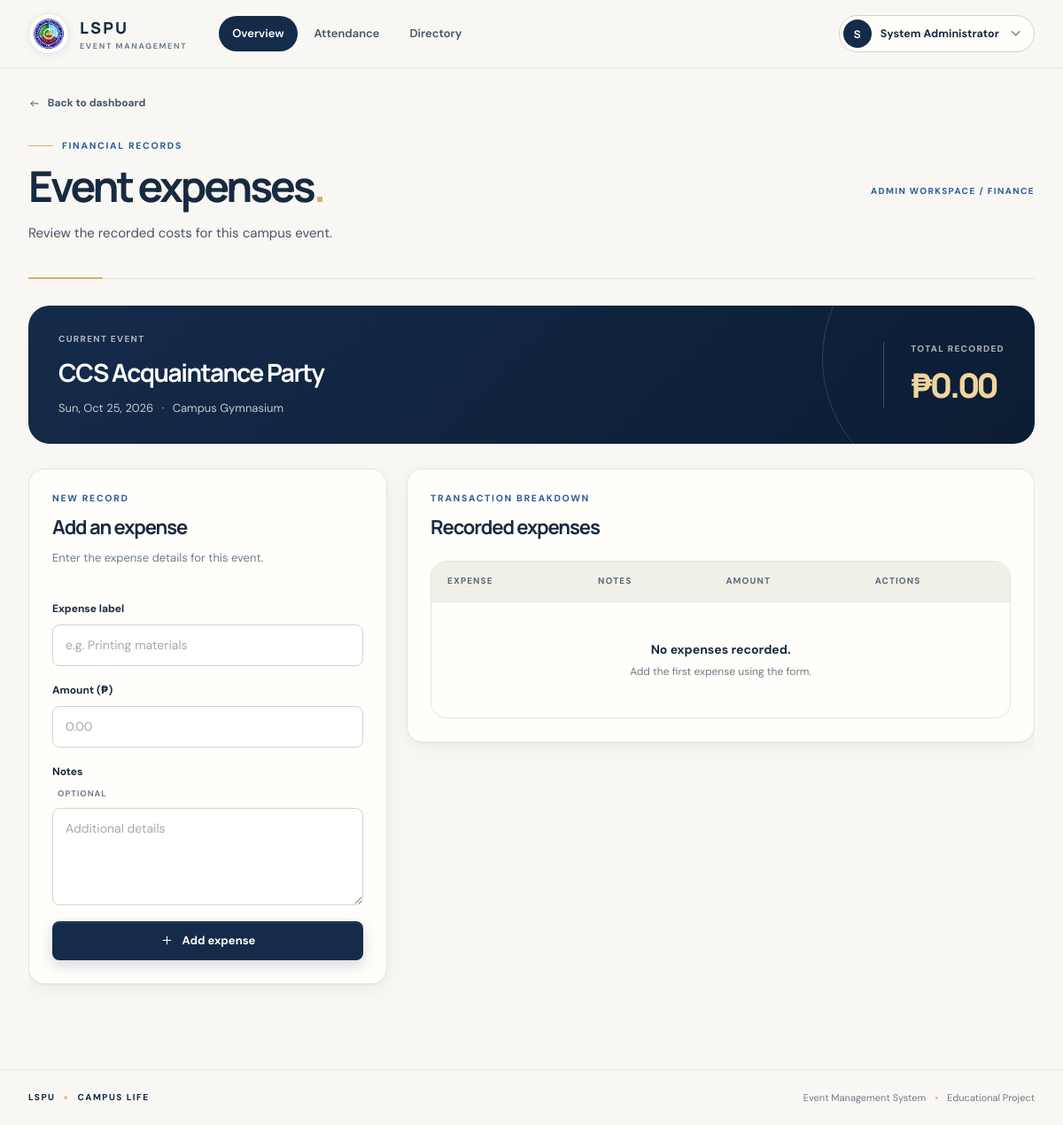
Page /admin/events/1/expenses (signed in) on the committed database.
### Event-Registration-System-main/app.py (models this page shows, shortened)
class User(UserMixin, db.Model):
    id = db.Column(db.Integer, primary_key=True)
    name = db.Column(db.String(120), nullable=False)
    email = db.Column(db.String(160), unique=True, nullable=False, index=True)
    password_hash = db.Column(db.String(255), nullable=False)
    role = db.Column(db.String(20), nullable=False)
    student_number = db.Column(db.String(40), unique=True)
    year_level = db.Column(db.String(30))
    section = db.Column(db.String(2), index=True)
    program = db.Column(db.String(20))
    handled_sections = db.Column(db.String(300))
    otp_code = db.Column(db.String(6))
    otp_expires_at = db.Column(db.DateTime)
    otp_attempts = db.Column(db.Integer, nullable=False, default=0)

class Event(db.Model):
    id = db.Column(db.Integer, primary_key=True)
    title = db.Column(db.String(160), nullable=False)
    description = db.Column(db.Text, default="")
    event_date = db.Column(db.Date, nullable=False)
    start_time = db.Column(db.Time, nullable=False)
    end_time = db.Column(db.Time, nullable=False)
    venue = db.Column(db.String(160), nullable=False)
    program = db.Column(db.String(40), nullable=False, default="BSCS")
    capacity = db.Column(db.Integer, nullable=False, default=100)
    lunch_start = db.Column(db.Time)
    lunch_end = db.Column(db.Time)
    archived = db.Column(db.Boolean, default=False, nullable=False)
    featured = db.Column(db.Boolean, default=False, nullable=False)
    image_filename = db.Column(db.String(255))
    @property
    def total_expenses(self): return sum(x.amount for x in self.expenses)

### Event-Registration-System-main/app.py (the view, shortened to what this page needs)
@app.route("/admin/events/<int:eid>/expenses",methods=["GET","POST"])
@role_required("admin")
def expenses(eid):
    e=db.session.get(Event,eid) or abort(404)
    return render_template("expenses.html",event=e)

### Event-Registration-System-main/app.py (called while the page is built)
@login.user_loader
def load_user(uid): return db.session.get(User, int(uid))

def role_required(*roles):
    def deco(fn):
        @wraps(fn)
        @login_required
        def wrapper(*a, **kw):
            if current_user.role not in roles: abort(403)
            return fn(*a, **kw)
        return wrapper
    return deco

### Event-Registration-System-main/templates/expenses.html (shortened to what this page needs)
{% extends "base.html" %}
{% import "_ui.html" as ui with context %}
{% block content %}
<a class="crumb" href="{{ url_for('admin_home') }}">{{ ui.ico('arrow-l') }} Back to dashboard</a>
<section class="page-heading compact-heading" style="padding-top:26px"><div><p class="eyebrow"><span class="eyebrow-line"></span> FINANCIAL RECORDS</p><h1>Event expenses<span>.</span></h1><p class="heading-description">Review the recorded costs for this campus event.</p></div><span class="aside-index">ADMIN WORKSPACE / FINANCE</span></section>
<section class="expense-event-banner on-dark"><div><span class="summary-label">CURRENT EVENT</span><h2>{{ event.title }}</h2><p>{{ ui.d(event.event_date) }} <span>·</span> {{ event.venue }}</p></div><div class="expense-total"><span class="summary-label">TOTAL RECORDED</span><strong>{{ ui.peso(event.total_expenses) }}</strong></div></section>
<div class="two expense-layout">
<form class="box form-stack" method="post" data-lock>{{ ui.csrf() }}<div class="box-heading"><p class="section-overline">NEW RECORD</p><h2>Add an expense</h2><p>Enter the expense details for this event.</p></div><label>Expense label<input name="label" required placeholder="e.g. Printing materials"></label><label>Amount (₱)<input name="amount" type="number" step="0.01" min="0" required placeholder="0.00" inputmode="decimal"></label><label>Notes <span class="label-optional">OPTIONAL</span><textarea name="notes" rows="3" placeholder="Additional details"></textarea></label><button class="btn btn-primary" type="submit" data-busy="Adding">{{ ui.ico('plus') }} Add expense</button></form>
<section class="box"><div class="box-heading"><p class="section-overline">TRANSACTION BREAKDOWN</p><h2>Recorded expenses</h2></div><div class="tablebox" style="box-shadow:none"><table class="t-stack"><thead><tr><th>Expense</th><th>Notes</th><th>Amount</th><th>Actions</th></tr></thead><tbody>{% for x in event.expenses %}<tr><td data-label="Expense"><strong>{{ x.label }}</strong></td><td data-label="Notes">{{ x.notes or '—' }}</td><td data-label="Amount" class="money-cell">{{ ui.peso(x.amount) }}</td><td data-label="Actions"><div class="row-actions"><a class="btn btn-light btn-sm" href="{{ url_for('expense_edit', xid=x.id) }}">{{ ui.ico('edit') }} Edit</a><form method="post" action="{{ url_for('expense_delete', xid=x.id) }}" data-confirm="This expense record will be permanently removed." data-confirm-title="Delete this expense?" data-confirm-ok="Delete expense">{{ ui.csrf() }}<button class="btn btn-danger btn-sm" type="submit">Delete</button></form></div></td></tr>{% else %}<tr><td colspan="4" class="no-label"><div class="table-empty"><strong>No expenses recorded.</strong><span>Add the first expense using the form.</span></div></td></tr>{% endfor %}</tbody></table></div></section></div>
{% endblock %}

### Event-Registration-System-main/templates/base.html (shortened to what this page needs)
{% import "_ui.html" as ui with context %}
<!doctype html>
<html lang="en">
<head>
    <link rel="stylesheet" href="{{ url_for('static', filename='style.css') }}">
</head>
<body>
    {% set homes = {'admin': 'admin_home', 'professor': 'professor_home', 'student': 'student_home'} %}
    {% set authed = current_user.is_authenticated %}
    {% set ep = request.endpoint %}
    <header class="site-header">
        <div class="header-inner">
            <a class="brand" href="{{ url_for(homes[current_user.role]) if authed else url_for('landing') }}" aria-label="LSPU Event Management System home">
                <span class="brand-mark"><img src="{{ url_for('static', filename='lspu-logo.png') }}" alt="LSPU logo" class="school-logo"></span>
                <span class="brand-copy"><strong>LSPU</strong><small>EVENT MANAGEMENT</small></span>
            </a>
            {% if authed %}
            <nav class="main-nav" aria-label="Main">
                {% if current_user.role == 'admin' %}
                    <a href="{{ url_for('admin_home') }}" {% if ep in ('admin_home','event_new','event_edit','expenses','expense_edit','event_registrations') %}aria-current="page"{% endif %}>Overview</a>
                    <a href="{{ url_for('attendance_dashboard') }}" {% if ep == 'attendance_dashboard' %}aria-current="page"{% endif %}>Attendance</a>
                    <a href="{{ url_for('admin_directory') }}" {% if ep == 'admin_directory' %}aria-current="page"{% endif %}>Directory</a>
                {% elif current_user.role == 'professor' %}
                    <a href="{{ url_for('professor_home') }}" {% if ep == 'professor_home' %}aria-current="page"{% endif %}>Roster</a>
                    <a href="{{ url_for('attendance_dashboard') }}" {% if ep == 'attendance_dashboard' %}aria-current="page"{% endif %}>Attendance</a>
                {% else %}
                    <a href="{{ url_for('student_home') }}" {% if ep in ('student_home','event_detail','receipt') %}aria-current="page"{% endif %}>Events</a>
                {% endif %}
            </nav>
            {% endif %}
            <div class="header-right">
                {% if authed %}
                <details class="user-menu">
                    <summary aria-label="Account menu"><span class="user-avatar" aria-hidden="true">{{ current_user.name[:1]|upper }}</span><span class="user-name">{{ current_user.name }}</span>{{ ui.ico('chev', 'chev') }}</summary>
                </details>
                {% else %}
                <span class="header-context">STA. CRUZ · CAMPUS EVENTS</span>
                <a class="header-home" href="{{ url_for('landing') }}">Home {{ ui.ico('arrow-ur') }}</a>
                {% endif %}
            </div>
        </div>
    </header>
    <main class="page-shell" id="main-content">
        {% block content %}{% endblock %}
    </main>
    <footer class="site-footer"><span class="footer-brand">LSPU <i>×</i> CAMPUS LIFE</span><span>Event Management System <span class="footer-dot">•</span> Educational Project</span></footer>
</body>
</html>

### Event-Registration-System-main/templates/_ui.html (shortened to what this page needs)
{% macro d(v) -%}{{ v.strftime('%a, %b') }} {{ v.day }}, {{ v.year }}{%- endmacro %}
{% macro peso(v) -%}₱{{ "{:,.2f}".format(v) }}{%- endmacro %}

### rows in the picture
User: name "S", name "System Administrator"
Event: title "CCS Acquaintance Party", strftime "Sun, Oct", day "25", year "2026", venue "Campus Gymnasium"

### other values in the picture
{{ "{:,.2f}".format(v) }} "0.00"
